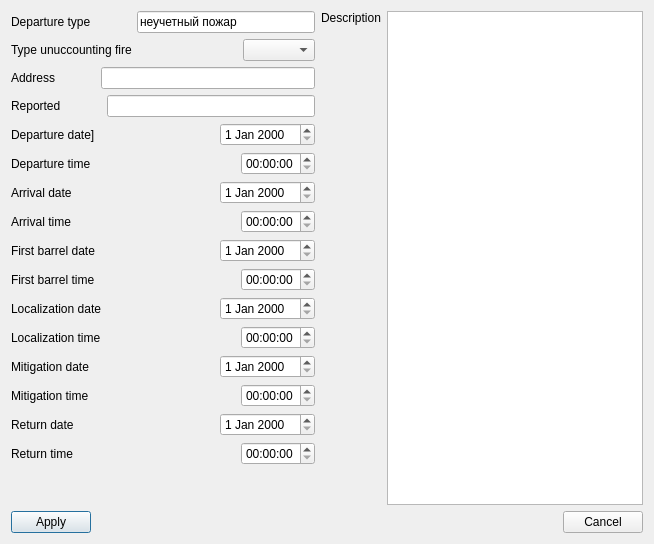
<?xml version="1.0" encoding="UTF-8"?>
<ui version="4.0">
 <class>UnuccountingFireForm</class>
 <widget class="QDialog" name="UnuccountingFireForm">
  <property name="geometry">
   <rect>
    <x>0</x>
    <y>0</y>
    <width>654</width>
    <height>544</height>
   </rect>
  </property>
  <property name="windowTitle">
   <string>Add unuccounting fire departure</string>
  </property>
  <layout class="QVBoxLayout" name="verticalLayout_3">
   <item>
    <layout class="QHBoxLayout" name="horizontalLayout_18">
     <item>
      <layout class="QVBoxLayout" name="verticalLayout">
       <item>
        <layout class="QHBoxLayout" name="horizontalLayout">
         <item>
          <widget class="QLabel" name="lbDepType">
           <property name="text">
            <string>Departure type</string>
           </property>
           <property name="buddy">
            <cstring>lineEditDepType</cstring>
           </property>
          </widget>
         </item>
         <item>
          <spacer name="horizontalSpacer">
           <property name="orientation">
            <enum>Qt::Horizontal</enum>
           </property>
           <property name="sizeHint" stdset="0">
            <size>
             <width>40</width>
             <height>20</height>
            </size>
           </property>
          </spacer>
         </item>
         <item>
          <widget class="QLineEdit" name="lineEditDepType">
           <property name="sizePolicy">
            <sizepolicy hsizetype="Expanding" vsizetype="Fixed">
             <horstretch>1</horstretch>
             <verstretch>0</verstretch>
            </sizepolicy>
           </property>
           <property name="text">
            <string>неучетный пожар</string>
           </property>
          </widget>
         </item>
        </layout>
       </item>
       <item>
        <layout class="QHBoxLayout" name="horizontalLayout_2">
         <item>
          <widget class="QLabel" name="lbTypeUnuccountingFire">
           <property name="text">
            <string>Type unuccounting fire</string>
           </property>
           <property name="buddy">
            <cstring>cBoxTypeUnuccountingFire</cstring>
           </property>
          </widget>
         </item>
         <item>
          <spacer name="horizontalSpacer_2">
           <property name="orientation">
            <enum>Qt::Horizontal</enum>
           </property>
           <property name="sizeHint" stdset="0">
            <size>
             <width>40</width>
             <height>20</height>
            </size>
           </property>
          </spacer>
         </item>
         <item>
          <widget class="QComboBox" name="cBoxTypeUnuccountingFire"/>
         </item>
        </layout>
       </item>
       <item>
        <layout class="QHBoxLayout" name="horizontalLayout_3">
         <item>
          <widget class="QLabel" name="lbAddress">
           <property name="text">
            <string>Address</string>
           </property>
           <property name="buddy">
            <cstring>lineEditAddress</cstring>
           </property>
          </widget>
         </item>
         <item>
          <spacer name="horizontalSpacer_3">
           <property name="orientation">
            <enum>Qt::Horizontal</enum>
           </property>
           <property name="sizeHint" stdset="0">
            <size>
             <width>40</width>
             <height>20</height>
            </size>
           </property>
          </spacer>
         </item>
         <item>
          <widget class="QLineEdit" name="lineEditAddress">
           <property name="sizePolicy">
            <sizepolicy hsizetype="Expanding" vsizetype="Fixed">
             <horstretch>1</horstretch>
             <verstretch>0</verstretch>
            </sizepolicy>
           </property>
          </widget>
         </item>
        </layout>
       </item>
       <item>
        <layout class="QHBoxLayout" name="horizontalLayout_4">
         <item>
          <widget class="QLabel" name="lbReported">
           <property name="text">
            <string>Reported</string>
           </property>
           <property name="buddy">
            <cstring>lineEditReported</cstring>
           </property>
          </widget>
         </item>
         <item>
          <spacer name="horizontalSpacer_4">
           <property name="orientation">
            <enum>Qt::Horizontal</enum>
           </property>
           <property name="sizeHint" stdset="0">
            <size>
             <width>40</width>
             <height>20</height>
            </size>
           </property>
          </spacer>
         </item>
         <item>
          <widget class="QLineEdit" name="lineEditReported">
           <property name="sizePolicy">
            <sizepolicy hsizetype="Expanding" vsizetype="Fixed">
             <horstretch>1</horstretch>
             <verstretch>0</verstretch>
            </sizepolicy>
           </property>
          </widget>
         </item>
        </layout>
       </item>
       <item>
        <layout class="QHBoxLayout" name="horizontalLayout_5">
         <item>
          <widget class="QLabel" name="lbDepDate">
           <property name="text">
            <string>Departure date]</string>
           </property>
           <property name="buddy">
            <cstring>dateEditDeparture</cstring>
           </property>
          </widget>
         </item>
         <item>
          <spacer name="horizontalSpacer_5">
           <property name="orientation">
            <enum>Qt::Horizontal</enum>
           </property>
           <property name="sizeHint" stdset="0">
            <size>
             <width>40</width>
             <height>20</height>
            </size>
           </property>
          </spacer>
         </item>
         <item>
          <widget class="QDateEdit" name="dateEditDeparture"/>
         </item>
        </layout>
       </item>
       <item>
        <layout class="QHBoxLayout" name="horizontalLayout_6">
         <item>
          <widget class="QLabel" name="lbDepTime">
           <property name="text">
            <string>Departure time</string>
           </property>
           <property name="buddy">
            <cstring>timeEditDeparture</cstring>
           </property>
          </widget>
         </item>
         <item>
          <spacer name="horizontalSpacer_6">
           <property name="orientation">
            <enum>Qt::Horizontal</enum>
           </property>
           <property name="sizeHint" stdset="0">
            <size>
             <width>40</width>
             <height>20</height>
            </size>
           </property>
          </spacer>
         </item>
         <item>
          <widget class="QTimeEdit" name="timeEditDeparture"/>
         </item>
        </layout>
       </item>
       <item>
        <layout class="QHBoxLayout" name="horizontalLayout_7">
         <item>
          <widget class="QLabel" name="lbArrivalDate">
           <property name="text">
            <string>Arrival date</string>
           </property>
           <property name="buddy">
            <cstring>dateEditArrival</cstring>
           </property>
          </widget>
         </item>
         <item>
          <spacer name="horizontalSpacer_7">
           <property name="orientation">
            <enum>Qt::Horizontal</enum>
           </property>
           <property name="sizeHint" stdset="0">
            <size>
             <width>40</width>
             <height>20</height>
            </size>
           </property>
          </spacer>
         </item>
         <item>
          <widget class="QDateEdit" name="dateEditArrival"/>
         </item>
        </layout>
       </item>
       <item>
        <layout class="QHBoxLayout" name="horizontalLayout_8">
         <item>
          <widget class="QLabel" name="lbArrivalTime">
           <property name="text">
            <string>Arrival time</string>
           </property>
           <property name="buddy">
            <cstring>timeEditArrival</cstring>
           </property>
          </widget>
         </item>
         <item>
          <spacer name="horizontalSpacer_8">
           <property name="orientation">
            <enum>Qt::Horizontal</enum>
           </property>
           <property name="sizeHint" stdset="0">
            <size>
             <width>40</width>
             <height>20</height>
            </size>
           </property>
          </spacer>
         </item>
         <item>
          <widget class="QTimeEdit" name="timeEditArrival"/>
         </item>
        </layout>
       </item>
       <item>
        <layout class="QHBoxLayout" name="horizontalLayout_9">
         <item>
          <widget class="QLabel" name="lbFirstBarrelDate">
           <property name="text">
            <string>First barrel date</string>
           </property>
           <property name="buddy">
            <cstring>dateEditFirstBarrel</cstring>
           </property>
          </widget>
         </item>
         <item>
          <spacer name="horizontalSpacer_9">
           <property name="orientation">
            <enum>Qt::Horizontal</enum>
           </property>
           <property name="sizeHint" stdset="0">
            <size>
             <width>40</width>
             <height>20</height>
            </size>
           </property>
          </spacer>
         </item>
         <item>
          <widget class="QDateEdit" name="dateEditFirstBarrel"/>
         </item>
        </layout>
       </item>
       <item>
        <layout class="QHBoxLayout" name="horizontalLayout_10">
         <item>
          <widget class="QLabel" name="lbFirstBarrelTime">
           <property name="text">
            <string>First barrel time</string>
           </property>
           <property name="buddy">
            <cstring>timeEditFirstBarrel</cstring>
           </property>
          </widget>
         </item>
         <item>
          <spacer name="horizontalSpacer_10">
           <property name="orientation">
            <enum>Qt::Horizontal</enum>
           </property>
           <property name="sizeHint" stdset="0">
            <size>
             <width>40</width>
             <height>20</height>
            </size>
           </property>
          </spacer>
         </item>
         <item>
          <widget class="QTimeEdit" name="timeEditFirstBarrel"/>
         </item>
        </layout>
       </item>
       <item>
        <layout class="QHBoxLayout" name="horizontalLayout_11">
         <item>
          <widget class="QLabel" name="lbLocDate">
           <property name="text">
            <string>Localization date</string>
           </property>
           <property name="buddy">
            <cstring>dateEditLocalization</cstring>
           </property>
          </widget>
         </item>
         <item>
          <spacer name="horizontalSpacer_11">
           <property name="orientation">
            <enum>Qt::Horizontal</enum>
           </property>
           <property name="sizeHint" stdset="0">
            <size>
             <width>40</width>
             <height>20</height>
            </size>
           </property>
          </spacer>
         </item>
         <item>
          <widget class="QDateEdit" name="dateEditLocalization"/>
         </item>
        </layout>
       </item>
       <item>
        <layout class="QHBoxLayout" name="horizontalLayout_12">
         <item>
          <widget class="QLabel" name="lbLocalizationTime">
           <property name="text">
            <string>Localization time</string>
           </property>
           <property name="buddy">
            <cstring>timeEditLocalization</cstring>
           </property>
          </widget>
         </item>
         <item>
          <spacer name="horizontalSpacer_12">
           <property name="orientation">
            <enum>Qt::Horizontal</enum>
           </property>
           <property name="sizeHint" stdset="0">
            <size>
             <width>40</width>
             <height>20</height>
            </size>
           </property>
          </spacer>
         </item>
         <item>
          <widget class="QTimeEdit" name="timeEditLocalization"/>
         </item>
        </layout>
       </item>
       <item>
        <layout class="QHBoxLayout" name="horizontalLayout_13">
         <item>
          <widget class="QLabel" name="lbMitigationDate">
           <property name="text">
            <string>Mitigation date</string>
           </property>
           <property name="buddy">
            <cstring>dateEditMitigation</cstring>
           </property>
          </widget>
         </item>
         <item>
          <spacer name="horizontalSpacer_13">
           <property name="orientation">
            <enum>Qt::Horizontal</enum>
           </property>
           <property name="sizeHint" stdset="0">
            <size>
             <width>40</width>
             <height>20</height>
            </size>
           </property>
          </spacer>
         </item>
         <item>
          <widget class="QDateEdit" name="dateEditMitigation"/>
         </item>
        </layout>
       </item>
       <item>
        <layout class="QHBoxLayout" name="horizontalLayout_14">
         <item>
          <widget class="QLabel" name="lbMitigationTime">
           <property name="text">
            <string>Mitigation time</string>
           </property>
           <property name="buddy">
            <cstring>timeEditMitigation</cstring>
           </property>
          </widget>
         </item>
         <item>
          <spacer name="horizontalSpacer_14">
           <property name="orientation">
            <enum>Qt::Horizontal</enum>
           </property>
           <property name="sizeHint" stdset="0">
            <size>
             <width>40</width>
             <height>20</height>
            </size>
           </property>
          </spacer>
         </item>
         <item>
          <widget class="QTimeEdit" name="timeEditMitigation"/>
         </item>
        </layout>
       </item>
       <item>
        <layout class="QHBoxLayout" name="horizontalLayout_15">
         <item>
          <widget class="QLabel" name="lbReturnDate">
           <property name="text">
            <string>Return date</string>
           </property>
           <property name="buddy">
            <cstring>dateEditReturn</cstring>
           </property>
          </widget>
         </item>
         <item>
          <spacer name="horizontalSpacer_15">
           <property name="orientation">
            <enum>Qt::Horizontal</enum>
           </property>
           <property name="sizeHint" stdset="0">
            <size>
             <width>40</width>
             <height>20</height>
            </size>
           </property>
          </spacer>
         </item>
         <item>
          <widget class="QDateEdit" name="dateEditReturn"/>
         </item>
        </layout>
       </item>
       <item>
        <layout class="QHBoxLayout" name="horizontalLayout_16">
         <item>
          <widget class="QLabel" name="lbReturnTime">
           <property name="text">
            <string>Return time</string>
           </property>
           <property name="buddy">
            <cstring>timeEditReturn</cstring>
           </property>
          </widget>
         </item>
         <item>
          <spacer name="horizontalSpacer_16">
           <property name="orientation">
            <enum>Qt::Horizontal</enum>
           </property>
           <property name="sizeHint" stdset="0">
            <size>
             <width>40</width>
             <height>20</height>
            </size>
           </property>
          </spacer>
         </item>
         <item>
          <widget class="QTimeEdit" name="timeEditReturn"/>
         </item>
        </layout>
       </item>
       <item>
        <spacer name="verticalSpacer">
         <property name="orientation">
          <enum>Qt::Vertical</enum>
         </property>
         <property name="sizeHint" stdset="0">
          <size>
           <width>20</width>
           <height>40</height>
          </size>
         </property>
        </spacer>
       </item>
      </layout>
     </item>
     <item>
      <layout class="QHBoxLayout" name="horizontalLayout_17">
       <item>
        <layout class="QVBoxLayout" name="verticalLayout_2">
         <item>
          <widget class="QLabel" name="lbDescription">
           <property name="text">
            <string>Description</string>
           </property>
           <property name="buddy">
            <cstring>pTextEditdescription</cstring>
           </property>
          </widget>
         </item>
         <item>
          <spacer name="verticalSpacer_2">
           <property name="orientation">
            <enum>Qt::Vertical</enum>
           </property>
           <property name="sizeHint" stdset="0">
            <size>
             <width>20</width>
             <height>40</height>
            </size>
           </property>
          </spacer>
         </item>
        </layout>
       </item>
       <item>
        <widget class="QPlainTextEdit" name="pTextEditdescription">
         <property name="sizePolicy">
          <sizepolicy hsizetype="Expanding" vsizetype="Expanding">
           <horstretch>1</horstretch>
           <verstretch>0</verstretch>
          </sizepolicy>
         </property>
        </widget>
       </item>
      </layout>
     </item>
    </layout>
   </item>
   <item>
    <layout class="QHBoxLayout" name="horizontalLayout_19">
     <item>
      <widget class="QPushButton" name="pbApply">
       <property name="text">
        <string>Apply</string>
       </property>
      </widget>
     </item>
     <item>
      <spacer name="horizontalSpacer_17">
       <property name="orientation">
        <enum>Qt::Horizontal</enum>
       </property>
       <property name="sizeHint" stdset="0">
        <size>
         <width>40</width>
         <height>20</height>
        </size>
       </property>
      </spacer>
     </item>
     <item>
      <widget class="QPushButton" name="pbCancel">
       <property name="text">
        <string>Cancel</string>
       </property>
      </widget>
     </item>
    </layout>
   </item>
  </layout>
 </widget>
 <resources/>
 <connections>
  <connection>
   <sender>pbCancel</sender>
   <signal>clicked()</signal>
   <receiver>UnuccountingFireForm</receiver>
   <slot>close()</slot>
   <hints>
    <hint type="sourcelabel">
     <x>603</x>
     <y>522</y>
    </hint>
    <hint type="destinationlabel">
     <x>326</x>
     <y>271</y>
    </hint>
   </hints>
  </connection>
  <connection>
   <sender>pbApply</sender>
   <signal>clicked()</signal>
   <receiver>UnuccountingFireForm</receiver>
   <slot>addUnuccountingFireDeparture()</slot>
   <hints>
    <hint type="sourcelabel">
     <x>49</x>
     <y>522</y>
    </hint>
    <hint type="destinationlabel">
     <x>326</x>
     <y>271</y>
    </hint>
   </hints>
  </connection>
  <connection>
   <sender>dateEditDeparture</sender>
   <signal>dateChanged(QDate)</signal>
   <receiver>dateEditArrival</receiver>
   <slot>setDate(QDate)</slot>
   <hints>
    <hint type="sourcelabel">
     <x>254</x>
     <y>143</y>
    </hint>
    <hint type="destinationlabel">
     <x>254</x>
     <y>205</y>
    </hint>
   </hints>
  </connection>
  <connection>
   <sender>timeEditDeparture</sender>
   <signal>timeChanged(QTime)</signal>
   <receiver>timeEditArrival</receiver>
   <slot>setTime(QTime)</slot>
   <hints>
    <hint type="sourcelabel">
     <x>264</x>
     <y>174</y>
    </hint>
    <hint type="destinationlabel">
     <x>264</x>
     <y>236</y>
    </hint>
   </hints>
  </connection>
  <connection>
   <sender>dateEditArrival</sender>
   <signal>dateChanged(QDate)</signal>
   <receiver>dateEditFirstBarrel</receiver>
   <slot>setDate(QDate)</slot>
   <hints>
    <hint type="sourcelabel">
     <x>254</x>
     <y>205</y>
    </hint>
    <hint type="destinationlabel">
     <x>254</x>
     <y>267</y>
    </hint>
   </hints>
  </connection>
  <connection>
   <sender>dateEditFirstBarrel</sender>
   <signal>dateChanged(QDate)</signal>
   <receiver>dateEditLocalization</receiver>
   <slot>setDate(QDate)</slot>
   <hints>
    <hint type="sourcelabel">
     <x>254</x>
     <y>267</y>
    </hint>
    <hint type="destinationlabel">
     <x>254</x>
     <y>329</y>
    </hint>
   </hints>
  </connection>
  <connection>
   <sender>dateEditLocalization</sender>
   <signal>dateChanged(QDate)</signal>
   <receiver>dateEditMitigation</receiver>
   <slot>setDate(QDate)</slot>
   <hints>
    <hint type="sourcelabel">
     <x>254</x>
     <y>329</y>
    </hint>
    <hint type="destinationlabel">
     <x>254</x>
     <y>391</y>
    </hint>
   </hints>
  </connection>
  <connection>
   <sender>dateEditMitigation</sender>
   <signal>dateChanged(QDate)</signal>
   <receiver>dateEditReturn</receiver>
   <slot>setDate(QDate)</slot>
   <hints>
    <hint type="sourcelabel">
     <x>254</x>
     <y>391</y>
    </hint>
    <hint type="destinationlabel">
     <x>254</x>
     <y>453</y>
    </hint>
   </hints>
  </connection>
  <connection>
   <sender>timeEditArrival</sender>
   <signal>timeChanged(QTime)</signal>
   <receiver>timeEditFirstBarrel</receiver>
   <slot>setTime(QTime)</slot>
   <hints>
    <hint type="sourcelabel">
     <x>264</x>
     <y>236</y>
    </hint>
    <hint type="destinationlabel">
     <x>264</x>
     <y>298</y>
    </hint>
   </hints>
  </connection>
  <connection>
   <sender>timeEditFirstBarrel</sender>
   <signal>timeChanged(QTime)</signal>
   <receiver>timeEditLocalization</receiver>
   <slot>setTime(QTime)</slot>
   <hints>
    <hint type="sourcelabel">
     <x>264</x>
     <y>298</y>
    </hint>
    <hint type="destinationlabel">
     <x>264</x>
     <y>360</y>
    </hint>
   </hints>
  </connection>
  <connection>
   <sender>timeEditLocalization</sender>
   <signal>timeChanged(QTime)</signal>
   <receiver>timeEditMitigation</receiver>
   <slot>setTime(QTime)</slot>
   <hints>
    <hint type="sourcelabel">
     <x>264</x>
     <y>360</y>
    </hint>
    <hint type="destinationlabel">
     <x>264</x>
     <y>422</y>
    </hint>
   </hints>
  </connection>
  <connection>
   <sender>timeEditMitigation</sender>
   <signal>timeChanged(QTime)</signal>
   <receiver>timeEditReturn</receiver>
   <slot>setTime(QTime)</slot>
   <hints>
    <hint type="sourcelabel">
     <x>264</x>
     <y>422</y>
    </hint>
    <hint type="destinationlabel">
     <x>264</x>
     <y>484</y>
    </hint>
   </hints>
  </connection>
  <connection>
   <sender>lineEditAddress</sender>
   <signal>editingFinished()</signal>
   <receiver>UnuccountingFireForm</receiver>
   <slot>resizeLineEditAddress()</slot>
   <hints>
    <hint type="sourcelabel">
     <x>242</x>
     <y>82</y>
    </hint>
    <hint type="destinationlabel">
     <x>326</x>
     <y>271</y>
    </hint>
   </hints>
  </connection>
 </connections>
 <slots>
  <slot>addUnuccountingFireDeparture()</slot>
  <slot>resizeLineEditAddress()</slot>
 </slots>
</ui>
